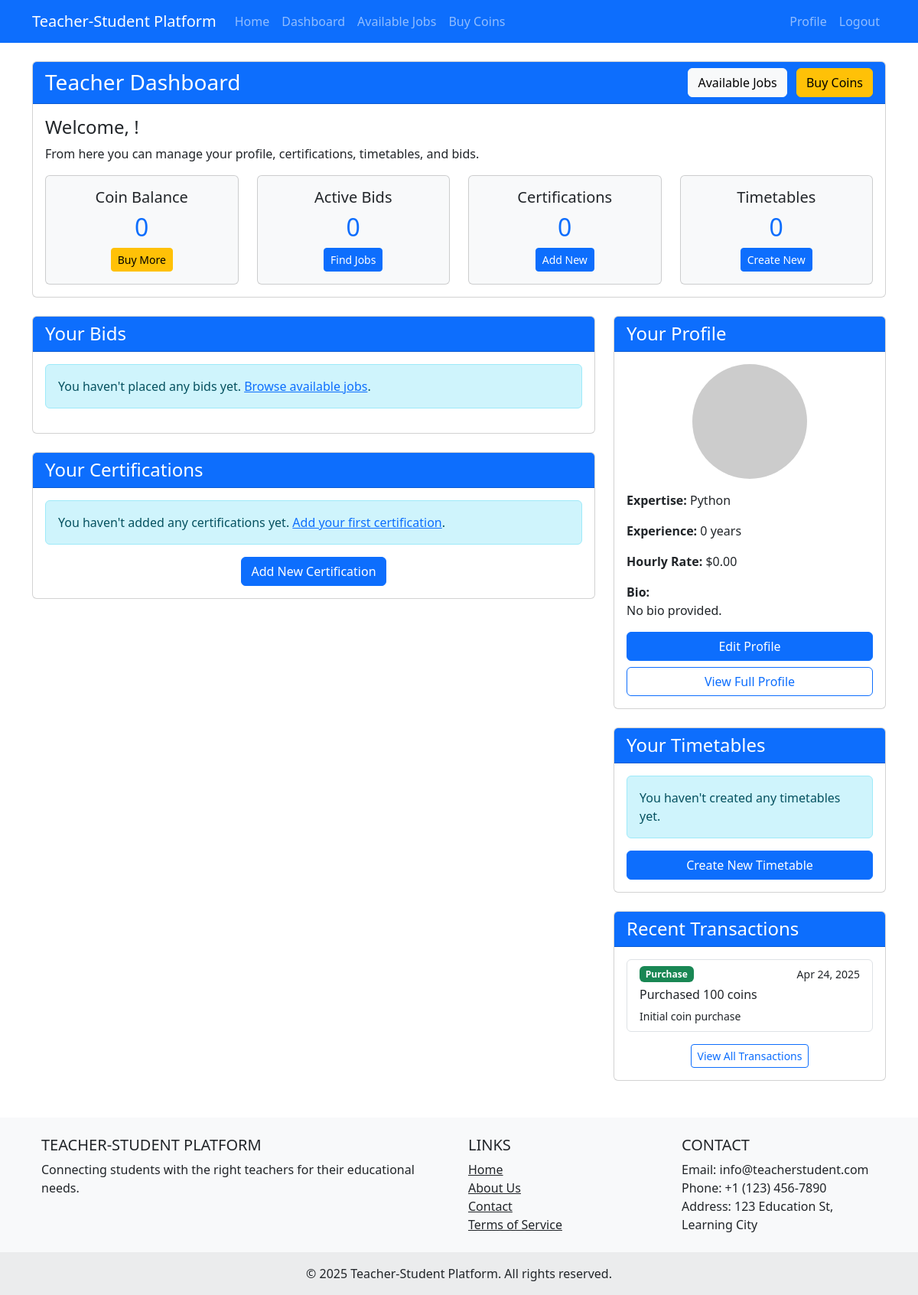
The page /teacher/dashboard/ (signed in) on the database as committed earlier.
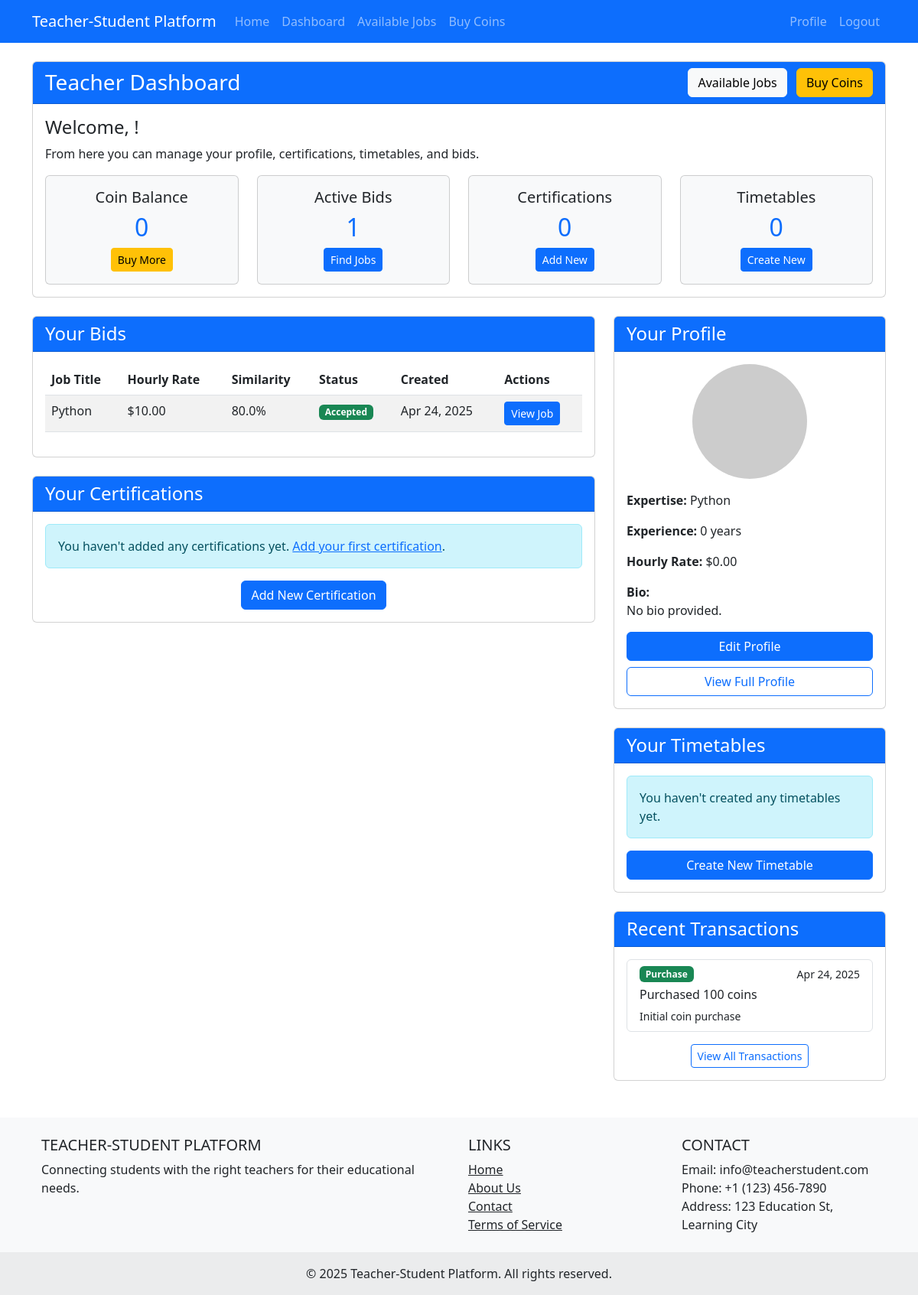
The same page on the database as committed later.
### teacher/models.py (models this page shows, shortened)
class CoinTransaction(models.Model):
    TRANSACTION_TYPE_CHOICES = (
        ('purchase', 'Purchase'),
        ('usage', 'Usage'),
        ('refund', 'Refund'),
    )
    teacher = models.ForeignKey(TeacherProfile, on_delete=models.CASCADE, related_name='coin_transactions')
    amount = models.PositiveIntegerField()
    transaction_type = models.CharField(max_length=10, choices=TRANSACTION_TYPE_CHOICES)
    description = models.CharField(max_length=255)
    transaction_date = models.DateTimeField(auto_now_add=True)

### student/models.py (models this page shows, shortened)
class TeacherBid(models.Model):
    STATUS_CHOICES = (
        ('pending', 'Pending'),
        ('accepted', 'Accepted'),
        ('rejected', 'Rejected'),
    )
    job_post = models.ForeignKey(JobPost, on_delete=models.CASCADE, related_name='bids')
    teacher = models.ForeignKey(TeacherProfile, on_delete=models.CASCADE, related_name='bids')
    proposal = models.TextField()
    hourly_rate = models.DecimalField(max_digits=10, decimal_places=2)
    availability = models.CharField(max_length=255)
    similarity_score = models.FloatField(default=0)  # Calculated based on job requirements and teacher profile
    status = models.CharField(max_length=10, choices=STATUS_CHOICES, default='pending')
    created_at = models.DateTimeField(auto_now_add=True)
    class Meta:
        unique_together = ('job_post', 'teacher')
        ordering = ['-similarity_score', 'created_at']

class JobPost(models.Model):
    STATUS_CHOICES = (
        ('open', 'Open'),
        ('in_progress', 'In Progress'),
        ('closed', 'Closed'),
    )
    student = models.ForeignKey(StudentProfile, on_delete=models.CASCADE, related_name='job_posts')
    title = models.CharField(max_length=255)
    description = models.TextField()
    subject = models.CharField(max_length=100)
    education_level = models.CharField(max_length=100)
    preferred_experience = models.PositiveIntegerField(default=0, help_text="Preferred years of experience")
    budget_range = models.CharField(max_length=100, blank=True, null=True)
    location_preference = models.CharField(max_length=100, blank=True, null=True)
    status = models.CharField(max_length=15, choices=STATUS_CHOICES, default='open')
    requirements_met = models.BooleanField(default=True)
    created_at = models.DateTimeField(auto_now_add=True)
    updated_at = models.DateTimeField(auto_now=True)
    current_bid_cycle = models.PositiveIntegerField(default=1)
    max_bids_current_cycle = models.PositiveIntegerField(default=10)  # 10 for first cycle, +5 for each subsequent cycle

### teacher/views.py (the view)
# urls.py: path('dashboard/', views.teacher_dashboard, name='dashboard'),
@login_required
@teacher_required
def teacher_dashboard(request):
    bids = TeacherBid.objects.filter(teacher=request.user.teacher_profile).order_by('-created_at')
    certifications = Certification.objects.filter(teacher=request.user.teacher_profile).order_by('-issue_date')
    timetables = TeacherTimetable.objects.filter(teacher=request.user.teacher_profile).order_by('-created_at')
    transactions = CoinTransaction.objects.filter(teacher=request.user.teacher_profile).order_by('-transaction_date')
    context = {
        'bids': bids,
        'certifications': certifications,
        'timetables': timetables,
        'transactions': transactions,
    }
    return render(request, 'teacher/dashboard.html', context)

### accounts/models.py (called while the page is built)
    @property
    def is_teacher(self):
        return self.user_type == 'teacher'

    @property
    def is_student(self):
        return self.user_type == 'student'

### templates/teacher/dashboard.html (shortened to what the changed rows need)
{% extends 'base.html' %}
{% block content %}
<div class="row mb-4">
    <div class="col-md-12">
        <div class="card">
            <div class="card-body">
                <div class="row mt-3">
                    <div class="col-md-3">
                        <div class="card bg-light">
                            <div class="card-body text-center">
                                <h2 class="text-primary">{{ user.teacher_profile.coins }}</h2>
                            </div>
                        </div>
                    </div>
                    <div class="col-md-3">
                        <div class="card bg-light">
                            <div class="card-body text-center">
                                <h5 class="card-title">Active Bids</h5>
                                <h2 class="text-primary">{{ bids|length }}</h2>
                                <a href="{% url 'teacher:available_job_posts' %}" class="btn btn-sm btn-primary">Find Jobs</a>
                            </div>
                        </div>
                    </div>
                    <div class="col-md-3">
                        <div class="card bg-light">
                            <div class="card-body text-center">
                                <h2 class="text-primary">{{ certifications|length }}</h2>
                            </div>
                        </div>
                    </div>
                    <div class="col-md-3">
                        <div class="card bg-light">
                            <div class="card-body text-center">
                                <h2 class="text-primary">{{ timetables|length }}</h2>
                            </div>
                        </div>
                    </div>
                </div>
            </div>
        </div>
    </div>
</div>
<div class="row">
    <div class="col-md-8">
        <div class="card">
            <div class="card-body">
                {% if bids %}
                    <div class="table-responsive">
                        <table class="table table-striped">
                            <thead>
                                <tr>
                                    <th>Job Title</th>
                                    <th>Hourly Rate</th>
                                    <th>Similarity</th>
                                    <th>Status</th>
                                    <th>Created</th>
                                    <th>Actions</th>
                                </tr>
                            </thead>
                            <tbody>
                                {% for bid in bids %}
                                    <tr>
                                        <td>{{ bid.job_post.title }}</td>
                                        <td>${{ bid.hourly_rate }}</td>
                                        <td>{{ bid.similarity_score }}%</td>
                                        <td>
                                            {% if bid.status == 'pending' %}
                                                <span class="badge bg-warning">Pending</span>
                                            {% elif bid.status == 'accepted' %}
                                                <span class="badge bg-success">Accepted</span>
                                            {% elif bid.status == 'rejected' %}
                                                <span class="badge bg-danger">Rejected</span>
                                            {% endif %}
                                        </td>
                                        <td>{{ bid.created_at|date:"M d, Y" }}</td>
                                        <td>
                                            <a href="{% url 'teacher:job_post_detail' bid.job_post.pk %}" class="btn btn-sm btn-primary">View Job</a>
                                        </td>
                                    </tr>
                                {% endfor %}
                            </tbody>
                        </table>
                    </div>
                {% else %}
                    <div class="alert alert-info">
                        You haven't placed any bids yet. <a href="{% url 'teacher:available_job_posts' %}">Browse available jobs</a>.
                    </div>
                {% endif %}
            </div>
        </div>
    </div>
    <div class="col-md-4">
        <div class="card mt-4">
            <div class="card-body">
                {% if transactions %}
                    <div class="list-group">
                        {% for transaction in transactions|slice:":5" %}
                            <div class="list-group-item">
                                <div class="d-flex w-100 justify-content-between">
                                    <h6 class="mb-1">
                                        {% if transaction.transaction_type == 'purchase' %}
                                            <span class="badge bg-success">Purchase</span>
                                        {% else %}
                                            <span class="badge bg-primary">Usage</span>
                                        {% endif %}
                                    </h6>
                                    <small>{{ transaction.transaction_date|date:"M d, Y" }}</small>
                                </div>
                                <p class="mb-1">
                                    {% if transaction.transaction_type == 'purchase' %}
                                        Purchased {{ transaction.amount }} coins
                                    {% else %}
                                        Used {{ transaction.amount }} coins
                                    {% endif %}
                                </p>
                                <small>{{ transaction.description|default:"" }}</small>
                            </div>
                        {% endfor %}
                    </div>
                {% else %}
                    <div class="alert alert-info">
                        You don't have any transactions yet.
                    </div>
                {% endif %}
            </div>
        </div>
    </div>
</div>
{% endblock %}

Rows that differ between the two databases and show on the page:
added TeacherBid: job_post "Python", hourly_rate "10.00", similarity_score "80.0", status "Accepted", created_at "Apr 24, 2025"
Other text that changed with them:
{{ bids|length }}: "0" → "1"
text no longer shown: "You haven't placed any bids yet. Browse available jobs ."
text now shown: "Job Title Hourly Rate Similarity Status Created Actions"
